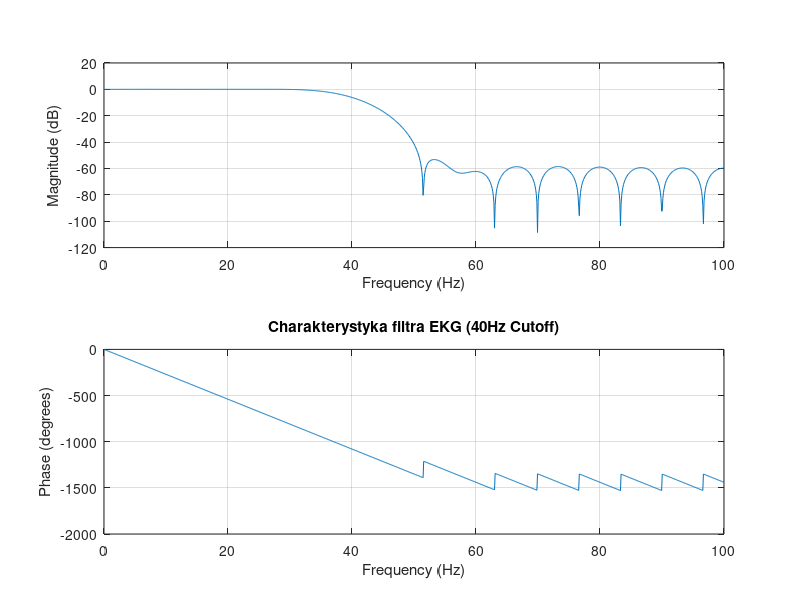

MATLAB code for this plot:
Fs = 200;           % Częstotliwość próbkowania [Hz]
Fc = 40;            % Częstotliwość odcięcia [Hz]
N = 31;             % Rząd filtra (liczba wag)

% Projektowanie filtra dolnoprzepustowego metodą okna
h = fir1(N-1, Fc/(Fs/2), 'low', hamming(N));

% Wizualizacja odpowiedzi częstotliwościowej
freqz(h, 1, 1024, Fs);
title('Charakterystyka filtra EKG (40Hz Cutoff)');
